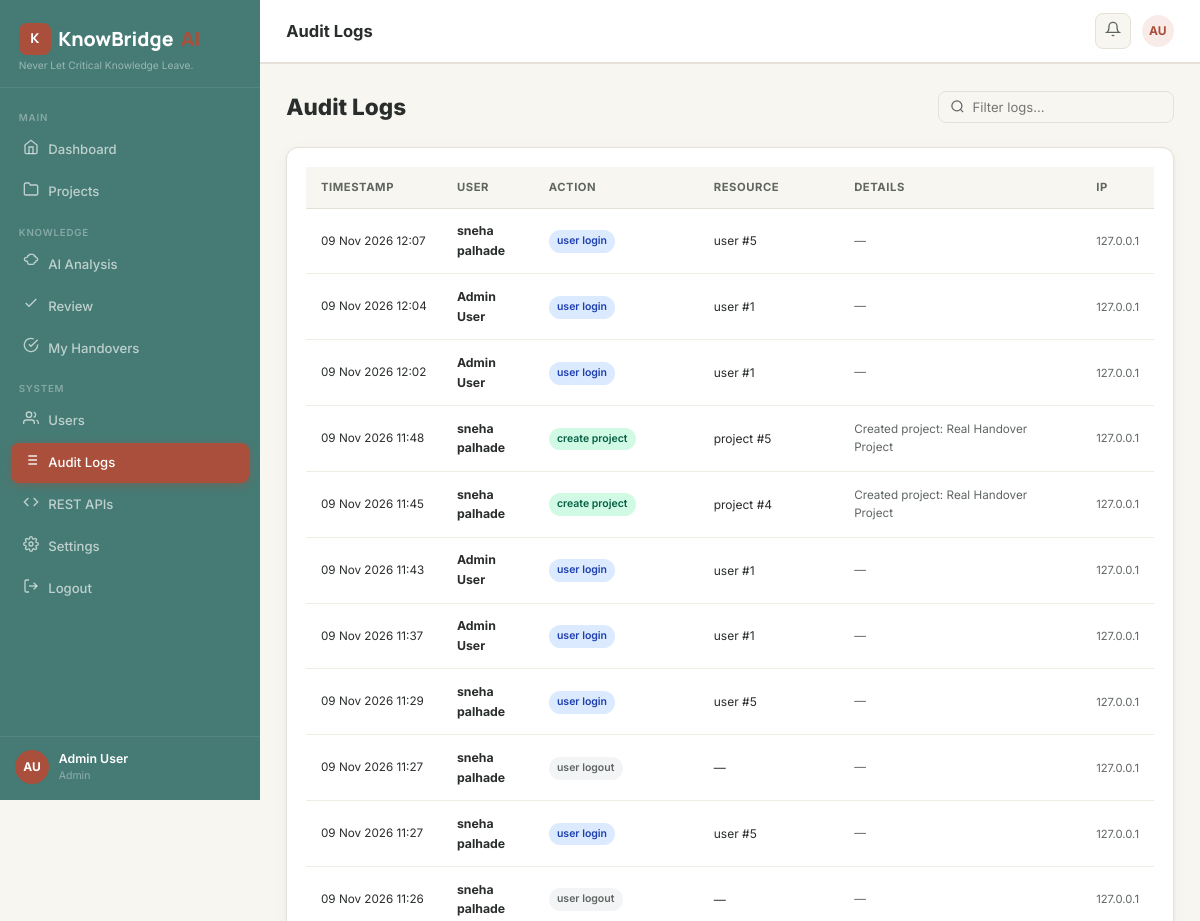
/audit-logs (signed in, upper part), run on an earlier commit of the app's database.
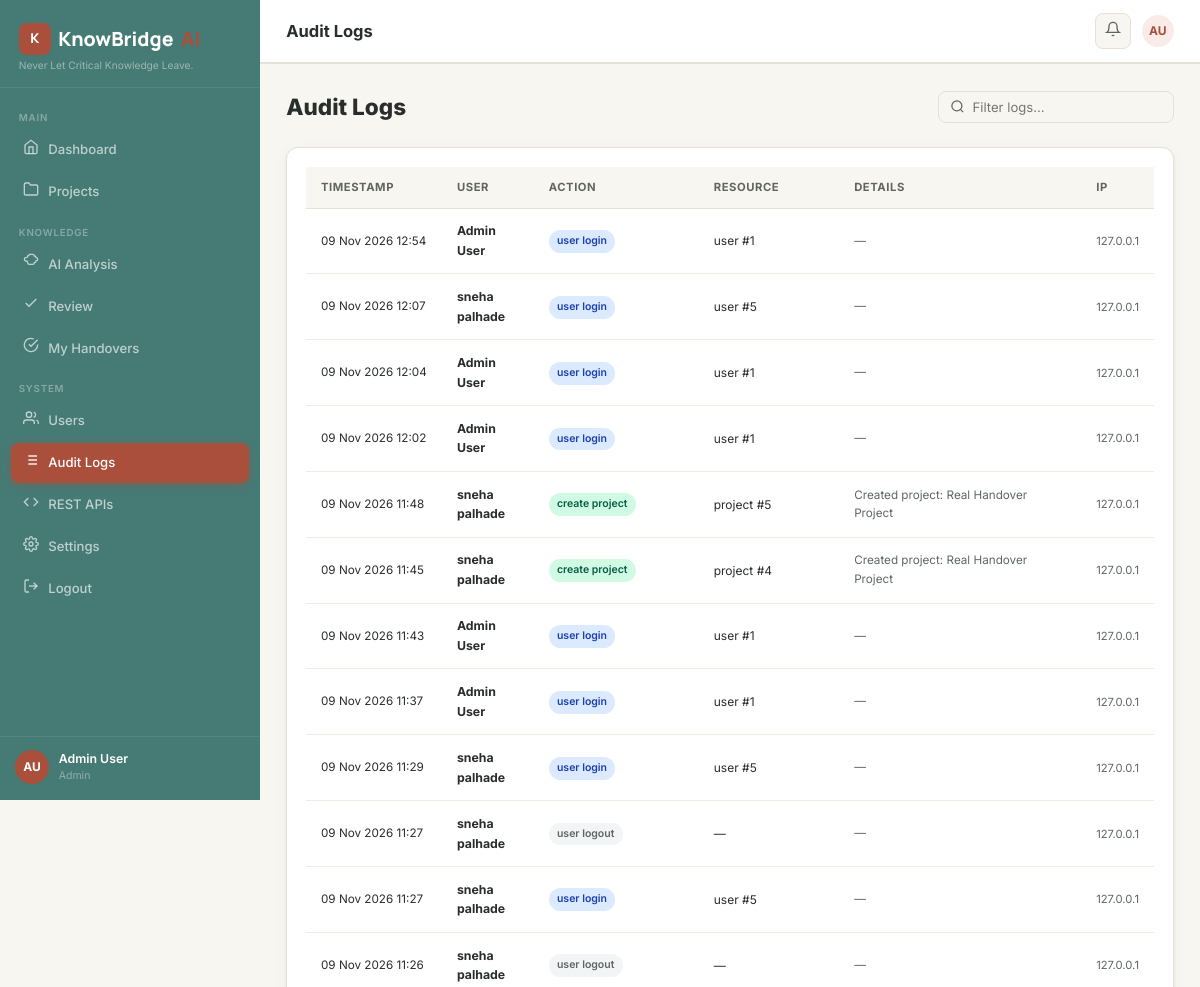
And on a later commit of the database.
### app.py (models this page shows, shortened)
class User(UserMixin, db.Model):
    __tablename__ = 'users'
    id = db.Column(db.Integer, primary_key=True)
    name = db.Column(db.String(120), nullable=False)
    email = db.Column(db.String(255), unique=True, nullable=False)
    password_hash = db.Column(db.String(255), nullable=False)
    role = db.Column(db.String(30), default='team_member')  # admin / project_manager / team_member
    is_active = db.Column(db.Boolean, default=True)
    created_at = db.Column(db.DateTime, default=lambda: datetime.now(timezone.utc))
    avatar_initials = db.Column(db.String(4))
    projects_owned = db.relationship('Project', back_populates='owner', foreign_keys='Project.owner_id')
    memberships = db.relationship('ProjectMember', back_populates='user')
    documents = db.relationship('Document', back_populates='uploader')
    reviews = db.relationship('Review', back_populates='reviewer')
    audit_logs = db.relationship('AuditLog', back_populates='user')
    def is_admin(self): return self.role == 'admin'
    def get_initials(self):
        parts = self.name.strip().split()
        return (''.join(p[0].upper() for p in parts[:2])) if parts else 'U'

class AuditLog(db.Model):
    __tablename__ = 'audit_logs'
    id = db.Column(db.Integer, primary_key=True)
    user_id = db.Column(db.Integer, db.ForeignKey('users.id'))
    action = db.Column(db.String(100), nullable=False)
    resource_type = db.Column(db.String(60))
    resource_id = db.Column(db.Integer)
    details = db.Column(db.Text)
    ip_address = db.Column(db.String(45))
    created_at = db.Column(db.DateTime, default=lambda: datetime.now(timezone.utc))
    user = db.relationship('User', back_populates='audit_logs')

### app.py (the view)
@app.route('/audit-logs')
@login_required
def audit_logs():
    if not current_user.is_admin():
        abort(403)
    logs = AuditLog.query.order_by(AuditLog.created_at.desc()).limit(200).all()
    return render_template('audit_logs.html', logs=logs)

### app.py (called while the page is built)
@login_manager.user_loader
def load_user(uid): return db.session.get(User, int(uid))

@app.context_processor
def inject_globals():
    unread = 0
    if current_user.is_authenticated:
        unread = Notification.query.filter_by(user_id=current_user.id, is_read=False).count()
    return {'unread_notifications': unread, 'now': datetime.now(timezone.utc)}

### templates/audit_logs.html (shortened to what this page needs)
{% extends 'base.html' %}
{% block topbar_title %}Audit Logs{% endblock %}
{% block content %}
<div class="page-header">
  <div class="page-title">Audit Logs</div>
  <div class="search-bar">
    <svg xmlns="http://www.w3.org/2000/svg" width="15" height="15" fill="none" viewBox="0 0 24 24" stroke="currentColor" stroke-width="2"><circle cx="11" cy="11" r="8"/><line x1="21" y1="21" x2="16.65" y2="16.65"/></svg>
    <input type="text" id="table-search" placeholder="Filter logs…">
  </div>
</div>
<div class="card">
  <div class="table-wrap">
    <table class="kb-table" id="main-table">
      <thead><tr><th>Timestamp</th><th>User</th><th>Action</th><th>Resource</th><th>Details</th><th>IP</th></tr></thead>
      <tbody>
        {% for log in logs %}
        <tr>
          <td style="font-size:.78rem;white-space:nowrap;">{{ log.created_at.strftime('%d %b %Y %H:%M') }}</td>
          <td style="font-size:.82rem;"><strong>{{ log.user.name if log.user else 'System' }}</strong></td>
          <td><span class="badge {% if 'delete' in log.action %}badge-danger{% elif 'create' in log.action or 'upload' in log.action %}badge-success{% elif 'approved' in log.action %}badge-sage{% elif 'login' in log.action %}badge-info{% else %}badge-muted{% endif %}">{{ log.action.replace('_',' ') }}</span></td>
          <td style="font-size:.8rem;">{{ log.resource_type or '—' }} {% if log.resource_id %}#{{ log.resource_id }}{% endif %}</td>
          <td style="font-size:.78rem;color:var(--text-secondary);">{{ (log.details or '—')[:60] }}</td>
          <td style="font-size:.75rem;color:var(--text-secondary);">{{ log.ip_address or '—' }}</td>
        </tr>
        {% endfor %}
      </tbody>
    </table>
  </div>
</div>
{% endblock %}

### templates/base.html (shortened to what this page needs)
<!DOCTYPE html>
<html lang="en">
<head>
<link rel="stylesheet" href="{{ url_for('static', filename='css/style.css') }}">
</head>
<body>
{% block body %}
<div class="app-wrapper">
  <aside class="sidebar" id="sidebar">
    <div class="sidebar-brand">
      <div class="brand-name">
        <div class="brand-icon">K</div>
        KnowBridge<span style="color:var(--primary);">AI</span>
      </div>
      <div class="tagline">Never Let Critical Knowledge Leave.</div>
    </div>
    <nav class="sidebar-nav">
      <span class="nav-section-label">Main</span>
      <ul style="list-style:none;padding:0;margin:0;">
        <li class="nav-item">
          <a href="{{ url_for('dashboard') }}" class="nav-link {% if request.endpoint=='dashboard' %}active{% endif %}">
            <span class="nav-icon" data-icon="home"></span> Dashboard
          </a>
        </li>
        <li class="nav-item">
          <a href="{{ url_for('projects') }}" class="nav-link {% if 'project' in (request.endpoint or '') %}active{% endif %}">
            <span class="nav-icon" data-icon="folder"></span> Projects
          </a>
        </li>
      </ul>
      <span class="nav-section-label">Knowledge</span>
      <ul style="list-style:none;padding:0;margin:0;">
        <li class="nav-item">
          <a href="#" onclick="ToastManager.show('Select a project first, then access AI Summary.','info');return false;" class="nav-link">
            <span class="nav-icon" data-icon="brain"></span> AI Analysis
          </a>
        </li>
        <li class="nav-item">
          <a href="#" onclick="ToastManager.show('Select a project to review items.','info');return false;" class="nav-link">
            <span class="nav-icon" data-icon="check"></span> Review
          </a>
        </li>
        <li class="nav-item">
          <a href="{{ url_for('my_acknowledgements') }}" class="nav-link {% if request.endpoint=='my_acknowledgements' %}active{% endif %}">
            <span class="nav-icon" data-icon="ack"></span> My Handovers
          </a>
        </li>
      </ul>
      <span class="nav-section-label">System</span>
      <ul style="list-style:none;padding:0;margin:0;">
        {% if current_user.is_authenticated and current_user.is_admin() %}
        <li class="nav-item">
          <a href="{{ url_for('users_page') }}" class="nav-link {% if request.endpoint=='users_page' %}active{% endif %}">
            <span class="nav-icon" data-icon="users"></span> Users
          </a>
        </li>
        <li class="nav-item">
          <a href="{{ url_for('audit_logs') }}" class="nav-link {% if request.endpoint=='audit_logs' %}active{% endif %}">
            <span class="nav-icon" data-icon="log"></span> Audit Logs
          </a>
        </li>
        {% endif %}
        {% if current_user.is_authenticated %}
        <li class="nav-item">
          <a href="{{ url_for('api_docs_page') }}" class="nav-link {% if request.endpoint=='api_docs_page' %}active{% endif %}">
            <span class="nav-icon" data-icon="code"></span> REST APIs
          </a>
        </li>
        <li class="nav-item">
          <a href="{{ url_for('settings') }}" class="nav-link {% if request.endpoint=='settings' %}active{% endif %}">
            <span class="nav-icon" data-icon="settings"></span> Settings
          </a>
        </li>
        <li class="nav-item">
          <a href="{{ url_for('logout') }}" class="nav-link">
            <span class="nav-icon" data-icon="logout"></span> Logout
          </a>
        </li>
        {% else %}
        <li class="nav-item">
          <a href="{{ url_for('login') }}" class="nav-link">
            <span class="nav-icon" data-icon="logout"></span> Sign In
          </a>
        </li>
        {% endif %}
      </ul>
    </nav>
    <div class="sidebar-footer">
      <div class="sidebar-user">
        <div class="sidebar-avatar">{% if current_user.is_authenticated %}{{ current_user.get_initials() }}{% else %}KB{% endif %}</div>
        <div class="sidebar-user-info">
          <div class="user-name">{% if current_user.is_authenticated %}{{ current_user.name }}{% else %}Guest Visitor{% endif %}</div>
          <div class="user-role">{% if current_user.is_authenticated %}{{ current_user.role.replace('_',' ').title() }}{% else %}Guest{% endif %}</div>
        </div>
      </div>
    </div>
  </aside>
  <div class="main-content">
    <header class="topbar">
      <div style="display:flex;align-items:center;gap:.75rem;min-width:0;">
        <div class="topbar-title">{% block topbar_title %}KnowBridge AI{% endblock %}</div>
      </div>
      <div class="topbar-right">
        {% if current_user.is_authenticated %}
        <button class="topbar-btn" onclick="markNotificationsRead()" title="Notifications">
          <span data-icon="bell"></span>
        </button>
        <div style="width:32px;height:32px;background:var(--primary-light);border-radius:50%;display:flex;align-items:center;justify-content:center;font-size:.8rem;font-weight:700;color:var(--primary);">
          {{ current_user.get_initials() }}
        </div>
        {% else %}
        <a href="{{ url_for('login') }}" class="btn btn-primary btn-sm">Sign In</a>
        {% endif %}
      </div>
    </header>
    <main class="page-content">
      {% block content %}{% endblock %}
    </main>
  </div>
</div>
{% endblock %}
</body>
</html>

What changed in the data, as far as the page shows it:
added AuditLog: created_at "09 Nov 2026 12:54", user "Admin User", action.replace "user login", resource_type "user", resource_id "1", details "—", ip_address "127.0.0.1"
